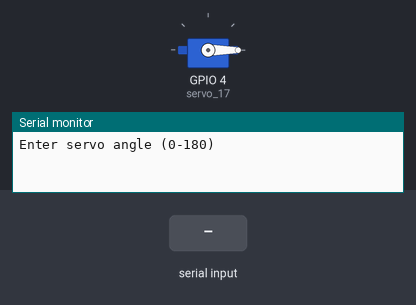
Bench run of a sketch on a simulated ESP32. On the bench: servo, the last lines printed to the serial monitor. Inputs (shaded band) come from the test bench.

Above: at 1.2 s.
1.3 s: "90,45\n" received over Serial
At 1.6 s:
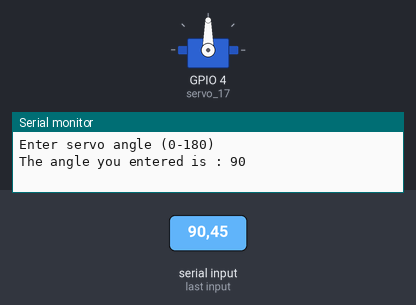
4.3 s: "30,150\n" received over Serial
At 5.9 s:
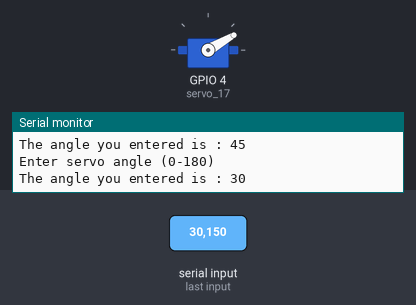
6.8 s: "200\n" received over Serial
9.8 s: "90\n" received over Serial
At 11.7 s:
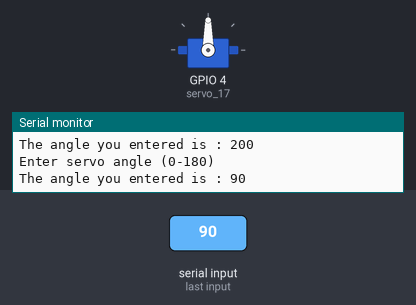
Timing chart, 0 to 15.8 s (numbered marks = the images above; inputs shaded):
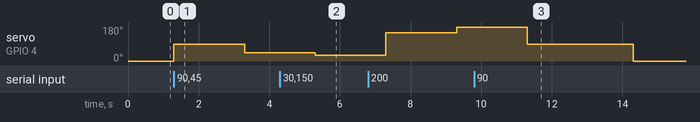

Measured:
- after the input at 1.3 s, servo on GPIO 4 (servo_17): 0° → 90° at once, → 45° 2.0 s later
- after the input at 4.3 s, servo on GPIO 4 (servo_17): 45° → 30° after 1.0 s
- after the input at 9.8 s, servo on GPIO 4 (servo_17): 180° → 90° after 1.5 s, → 0° 3.0 s later

The sketch:

servo_by_input.ino
```cpp
#include <ESP32Servo.h>

int angle;
Servo servo_17;

void setup() {
	servo_17.attach(4);
	servo_17.write(0);
  Serial.begin(115200);
	Serial.println("Enter servo angle (0-180)");
}

void loop() {

  if (Serial.available() > 0) {
    angle = Serial.parseInt();
    Serial.print("The angle you entered is : ");
    Serial.println(angle);
		servo_17.write(angle);
    delay(2000);
		Serial.println("Enter servo angle (0-180)");
  }
}
```
